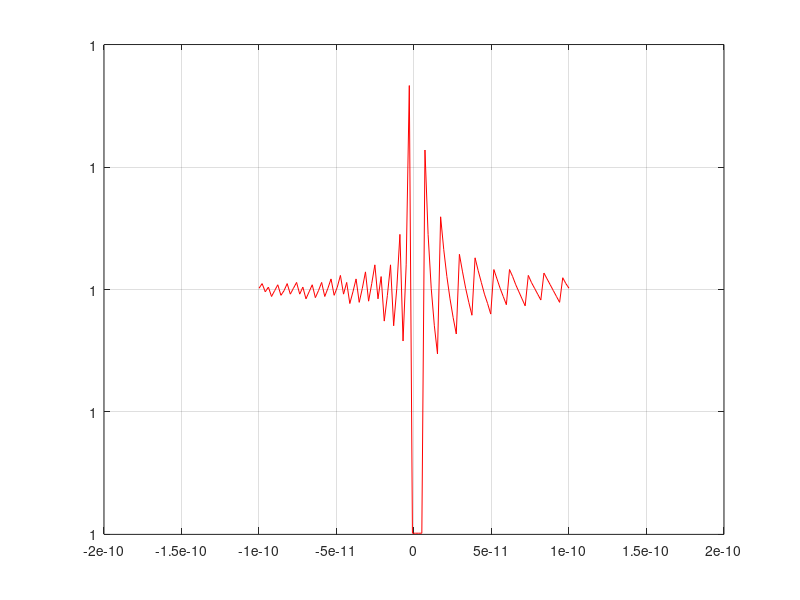
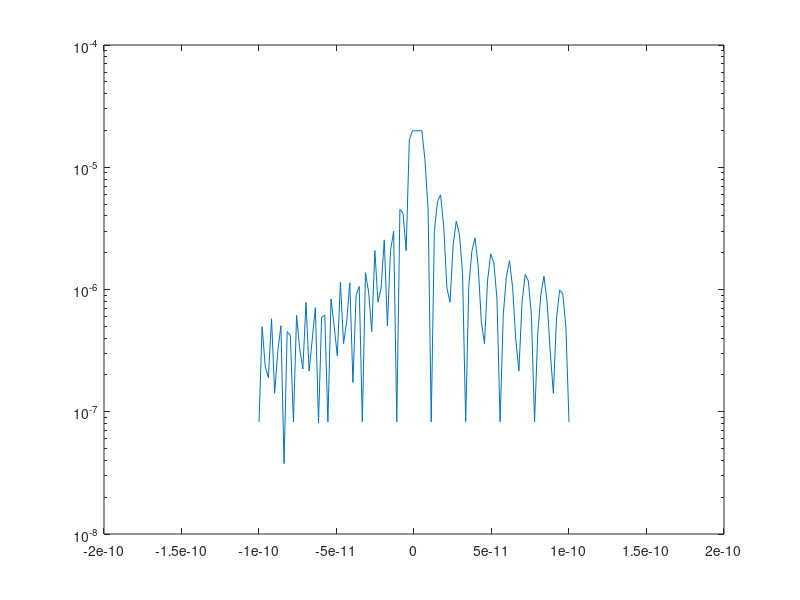

MATLAB code to generate these figures, in order:
% DATI
f = @(x) ((1+x)-1)./x;
x = linspace(-1e-10, 1e-10);
err = @(x) abs(f(x)-1);

figure(1)
plot(x, f(x), '-r');
grid on

figure(2)
semilogy(x, err(x));
